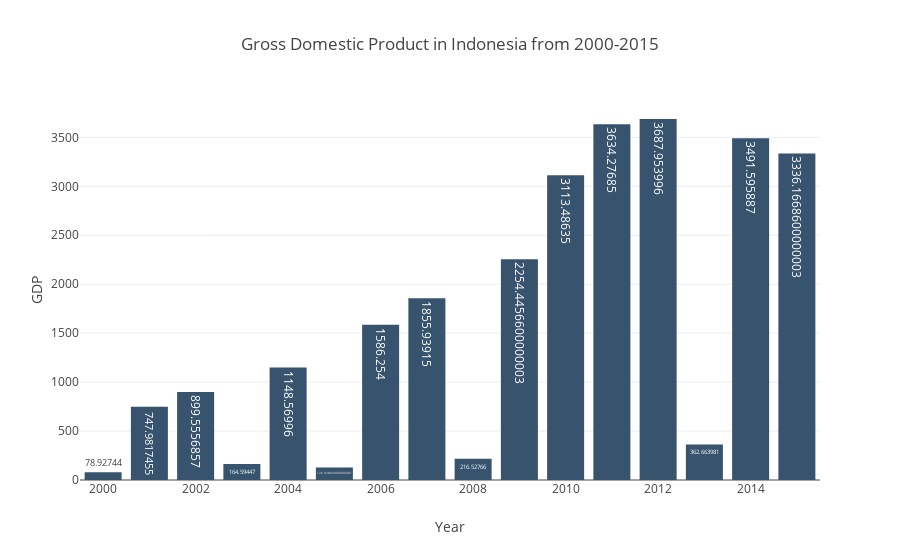

Notebook code cell kept with this figure:
### Code cell
import plotly.graph_objs as go
# Create a trace
trace = go.Bar(
    x = idn["Year"],
    y = idn["GDP"],
    text = idn["GDP"],
    textposition = 'auto',
    marker=dict(
        color='rgb(55, 83, 109)'
    )
)
layout = dict(title = 'Gross Domestic Product in Indonesia from 2000-2015',
              xaxis = dict(title = 'Year'),
              yaxis = dict(title = 'GDP'),
              )
data2 = [trace]
fig = dict(data=data2, layout=layout)
iplot(fig, filename='basic-bar')

### Figure 1 — Plotly figure (JSON) as saved in the notebook; plotly's stock layout.template omitted (floating-point values rounded to 4 significant figures)
{"data": [{"marker": {"color": "rgb(55, 83, 109)"}, "text": [3336.0, 3492.0, 362.7, 3688.0, 3634.0, 3113.0, 2254.0, 216.5, 1856.0, 1586.0, 126.9, 1149.0, 164.6, 899.6, 748.0, 78.93], "textposition": "auto", "type": "bar", "uid": "291b12f4-029d-11e9-9770-bcee7b0c69ff", "x": [2015, 2014, 2013, 2012, 2011, 2010, 2009, 2008, 2007, 2006, 2005, 2004, 2003, 2002, 2001, 2000], "y": [3336.0, 3492.0, 362.7, 3688.0, 3634.0, 3113.0, 2254.0, 216.5, 1856.0, 1586.0, 126.9, 1149.0, 164.6, 899.6, 748.0, 78.93]}], "layout": {"title": "Gross Domestic Product in Indonesia from 2000-2015", "xaxis": {"title": "Year"}, "yaxis": {"title": "GDP"}}}
